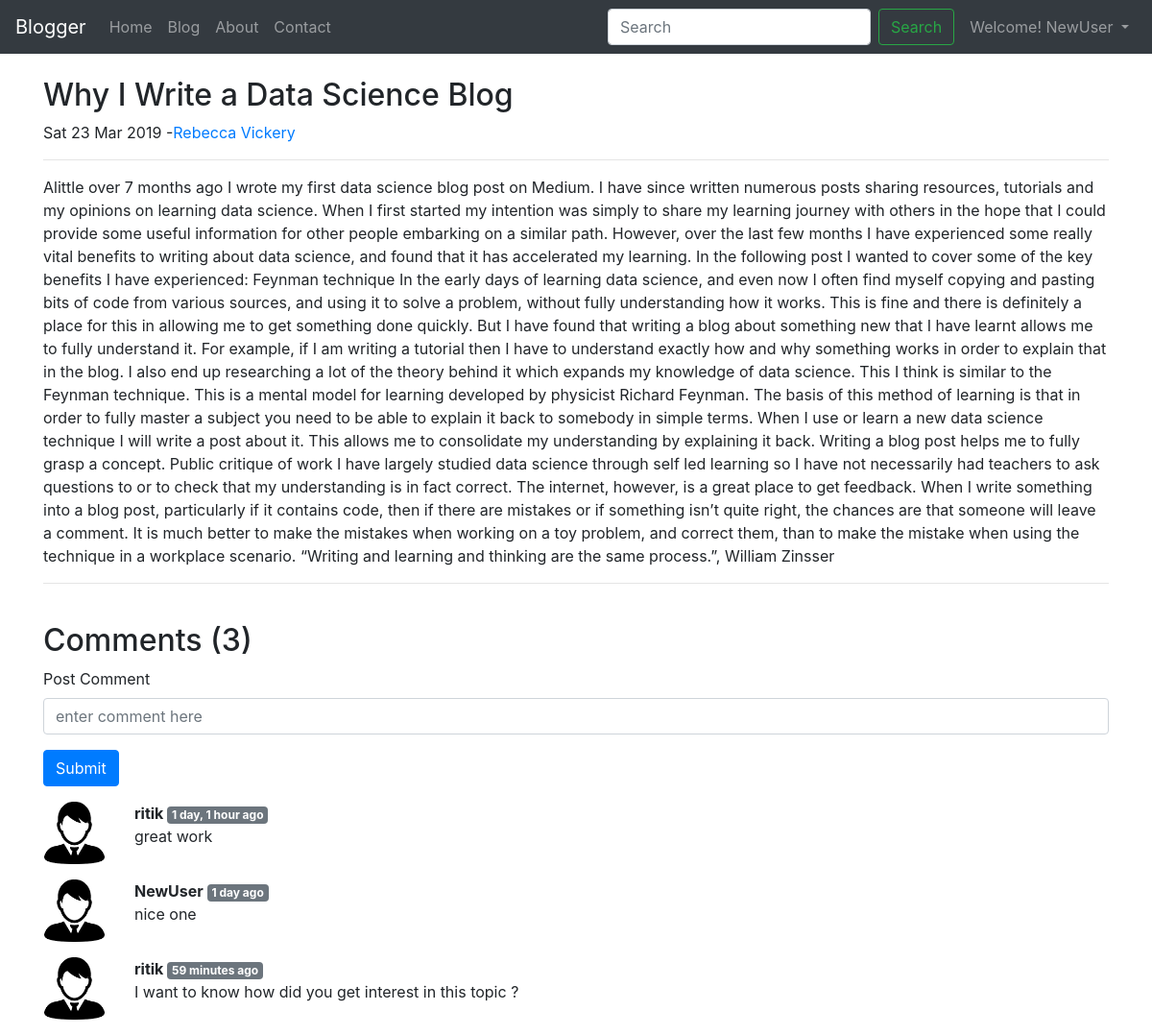
Page /blog/Why I Write a Data Science Blog/ (signed in) on the committed database.
### blog/models.py (models this page shows, shortened)
class Post(models.Model):
    sno = models.AutoField(primary_key=True)
    title = models.CharField(max_length=250)
    content = models.TextField()
    author = models.CharField(max_length=20)
    slug = models.CharField(max_length=130, default='Anonymous')
    timeStamp = models.DateTimeField(blank=True)
    def __str__(self):
        return 'by: '+self.author

class BlogComment(models.Model):
    sno = models.AutoField(primary_key=True)
    comment = models.TextField()
    user = models.ForeignKey(User, on_delete=models.CASCADE)
    post = models.ForeignKey(Post, on_delete=models.CASCADE)
    parent = models.ForeignKey('self', on_delete=models.CASCADE, null=True)
    timestamp = models.DateTimeField(default=now)

### blog/views.py (the view)
# urls.py: path('<str:slug>/', views.blogPost, name="blogPost"),
def blogPost(request, slug):
    post = Post.objects.filter(slug=slug).first()
    comments = BlogComment.objects.filter(post=post)
    print(post)
    context = {'post': post, 'comments': comments}
    return render(request, 'blog/blogPost.html', context)

### templates/blog/blogPost.html (shortened to what this page needs)
{% extends 'base.html'%}
{% load static %}
{% load humanize %}
{% block body %}
<div class="container">
  <div class="row my-4">
    <div class="col blog-main">
      <div class="blog-post">
        <h2 class="blog-post-title">{{post.title}}</h2>
        <p class="blog-post-meta">{{post.timeStamp|date:"D d M Y"}} -<a href="/about">{{post.author}}</a></p>
        <hr>
        <p>{{post.content}}</p>
        <hr>
      </div>
    </div>
  </div>
</div>
<div class="container">
  <h2>Comments ({{comments.count}})</h2>
  <div class="my-2">
    {% if user.is_authenticated %}
    <form action="/blog/postComment/" method="POST">
      <div class="form-group">
        <label for="comment">Post Comment</label>
        <input type="text" class="form-control" name="comment" id="comment" placeholder="enter comment here">
      </div>
      <button type="submit" class="btn btn-primary">Submit</button>
    </form>
    {% endif %}
  </div>
  {% for comment in comments%}
  <div class="row my-3">
    <div class="col-1"><img class="rounded mx-auto d-block w-100" src="/static/blog/user1.png" alt="user"></div>
    <div class="col-11">
      <b>{{comment.user.username}} <span class="badge badge-secondary">{{comment.timestamp | naturaltime}}</span> </b>
      <div>
        {{comment.comment}}
      </div>
    </div>
  </div>
  {% endfor %}
</div>
{% endblock body %}

### templates/base.html (shortened to what this page needs)
<!DOCTYPE html>
<html lang="en">
<head>
    <link rel="stylesheet" href="https://stackpath.bootstrapcdn.com/bootstrap/4.5.0/css/bootstrap.min.css"
 />
</head>
<body>
    <nav class="navbar navbar-expand-lg navbar-dark bg-dark">
        <a class="navbar-brand" href="/">Blogger</a>
        <div class="collapse navbar-collapse" id="navbarSupportedContent">
            <ul class="navbar-nav mr-auto">
                <li class="nav-item {% block homeactive %}
                {% endblock homeactive %} ">
                    <a class="nav-link" href="/">Home <span class="sr-only">(current)</span></a>
                </li>
                <li class="nav-item {% block blogactive %}
                    {% endblock blogactive %}">
                    <a class="nav-link " href="/blog">Blog</a>
                </li>
                <li class="nav-item {% block aboutactive %}
                    {% endblock aboutactive %} ">
                    <a class="nav-link" href="/about">About</a>
                </li>
                <li class="nav-item {% block contactactive %}
                {% endblock contactactive %} ">
                    <a class="nav-link" href="/contact">Contact</a>
                </li>
            </ul>
            <form method="GET" action="/search/" class="form-inline my-2 my-lg-0">
                <input class="form-control mr-sm-2" type="search" placeholder="Search" aria-label="Search" name="query"
                    id="query" />
                <button class="btn btn-outline-success my-2 my-sm-0 mr-2" type="submit">
                    Search
                </button>
                {% if user.is_authenticated %}
                <ul class="navbar-nav mr-auto">
                    <li class="nav-item dropdown">
                        <a class="nav-link dropdown-toggle" href="#" id="navbarDropdown" role="button"
                            data-toggle="dropdown" aria-haspopup="true" aria-expanded="false">
                            Welcome! {{user.username}}
                        </a>
                    </li>
                </ul>
                {% endif %}
            </form>
        </div>
    </nav>
    {% block body %}
    {%endblock%}
</body>
</html>

### rows in the picture
Post: title "Why I Write a Data Science Blog", timeStamp "Sat 23 Mar 2019", author "Rebecca Vickery", content "Alittle over 7 months ago I wrote my first data science blog post on Medium. I have since written numerous posts sharing resources, tutorials and my opinions on learning data science. When I first started my intention was simply to share my learning journey with others in the hope that I could provide some useful information for other people embarking on a similar path. However, over the last few months I have experienced some really vital benefits to writing about data science, and found that it has accelerated my learning. In the following post I wanted to cover some of the key benefits I have experienced: Feynman technique In the early days of learning data science, and even now I often…"
BlogComment: user.username "ritik", timestamp "1 day, 1 hour ago", comment "great work"
BlogComment: user.username "NewUser", timestamp "1 day ago", comment "nice one"
BlogComment: user.username "ritik", timestamp "59 minutes ago", comment "I want to know how did you get interest in this topic ?"

### other values in the picture
{{ user.username }} "NewUser"
{{ comments.count }} "3"
